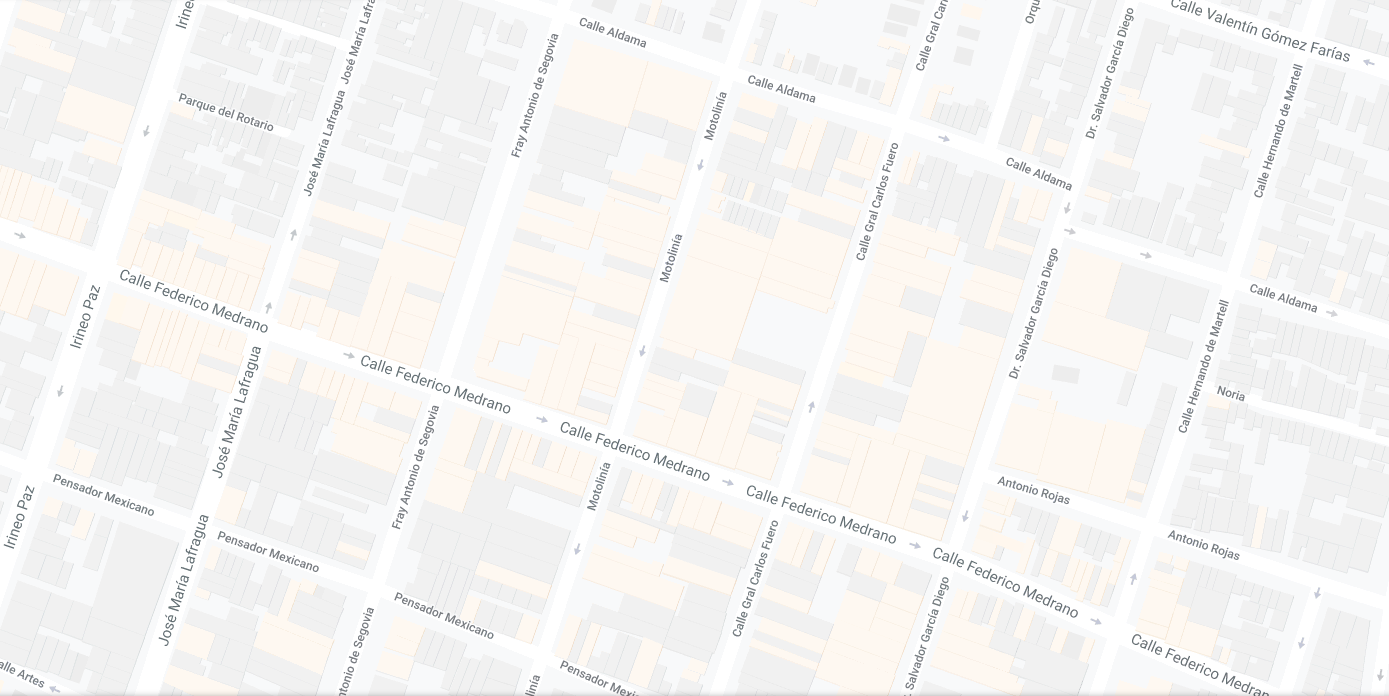
#> input picture 9 - Algorimo de Prim/mapa.png, 1389 x 696 px, found by its file name
$ python bug.py   (older library calls are emulated)
#> lines starting #> are read from the running program, lines starting #| are printed output that depends on the picture; after the words box and inside, x2 and y2 are one past the last pixel; in counts of white or black regions, pixels touching at a corner belong together
import cv2
import numpy as np
# con esta funcion reviso si un punto ya esta en alguna de mis listas


def isInTheList(elemento, arreglo, indice=0):
    for i in arreglo:
        if np.array_equal(i, elemento):
            return True
    return False


def calculaPeso(a1, a2):
    return ((a1[0]-a2[0]) ** 2 + (a1[1]-a2[1]) ** 2) ** .5


def puntoMedio(p1, p2, presition):
    if presition <= 1:
        return None

    x = (p1[0] + p2[0])/2
    y = (p1[1] + p2[1])/2
    medio = [x, y]
    pixeles = [medio]

    puntos1 = [puntoMedio(p1, medio, presition/2),
               puntoMedio(medio, p2, presition/2)]
    for p in puntos1:
        if p != None:
            pixeles.extend(p)

    return pixeles


def estaConectado(imagen, a1, a2, presiscion=8):
    a2 = a1
    for p in puntoMedio(a1, a2, presiscion):
        if imagen[int(p[1])][int(p[0])][0] != 0:
            return False
    return True


# para cargar el mapa
mapa = cv2.imread('mapa.png')
#> mapa is the input picture: shape (696, 1389, 3); mean B, G, R 242.9, 244.3, 245.5
# pasamos la imagen a escala de grises
gray = cv2.cvtColor(mapa, cv2.COLOR_BGR2GRAY)
# muestro la imagen en escala de grises
cv2.imshow('mapa', gray)
# obtengo un binarizacion en blaco todos lo pixeles cuyo valor en sea entre 254 y 255
ret, th1 = cv2.threshold(gray, 254, 255, cv2.THRESH_BINARY)
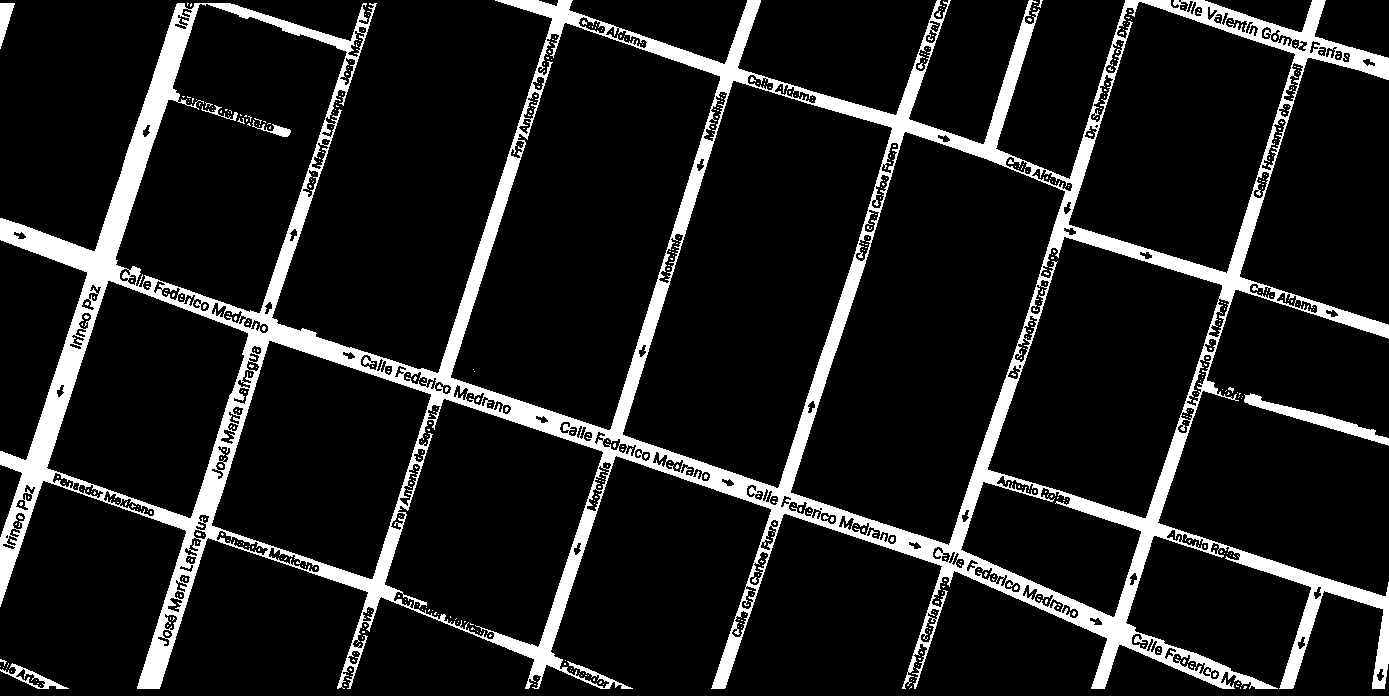
#> th1: shape (696, 1389); 11.8% white; 542 white regions (533 under 20 px), largest, box (x1, y1, x2, y2) and area: (0, 0, 1389, 689) 109649, (1244, 393, 1389, 446) 1476, (0, 663, 69, 689) 438
# hago un kernel de 11x11 de unos. Los Kernels se acostumbra hacerse de tamaño no par y cuadrados
# para que se den una idea algo asi:
"""
1 1 1 1 1 1 1 1 1 1 1
1 1 1 1 1 1 1 1 1 1 1
1 1 1 1 1 1 1 1 1 1 1
1 1 1 1 1 1 1 1 1 1 1
1 1 1 1 1 1 1 1 1 1 1
1 1 1 1 1 1 1 1 1 1 1
1 1 1 1 1 1 1 1 1 1 1
1 1 1 1 1 1 1 1 1 1 1
1 1 1 1 1 1 1 1 1 1 1
1 1 1 1 1 1 1 1 1 1 1
1 1 1 1 1 1 1 1 1 1 1
"""
kernel = np.ones((11, 11), np.uint8)
# aplico un filtro de dilatacion. Este filtro hace que los puntos los puntos blancos se expandan
# probocando que algunos puntitos negros desaparecan #le pueden hacer un cv.imshow para que vean el resultado
th1 = cv2.dilate(th1, kernel, 1)
#> th1: shape (696, 1389); 25.7% white; 3 white regions, box (x1, y1, x2, y2) and area: (0, 0, 1389, 694) 246101, (0, 654, 74, 694) 1736, (0, 0, 20, 54) 751
kernel = np.ones((11, 11), np.uint8)
# Despues aplico uno de erosion que hace lo opuesto al de dilatacion
th1 = cv2.erode(th1, kernel, 1)
#> th1: shape (696, 1389); 14.6% white; 5 white regions (2 under 20 px), largest, box (x1, y1, x2, y2) and area: (0, 0, 1389, 689) 140319, (0, 659, 69, 689) 771, (0, 0, 15, 49) 406
# aplico un flitro gausiando de 5x5  para suavisar los bordes
th1 = cv2.GaussianBlur(th1, (5, 5), cv2.BORDER_DEFAULT)
# muestro como queda mi mapa
cv2.imshow('thres', th1)
# Aplico la deteccion de Esquinas de Harris. para mas informacion consulten https://docs.opencv.org/3.4/dc/d0d/tutorial_py_features_harris.html
dst = cv2.cornerHarris(th1, 2, 3, 0.05)
ret, dst = cv2.threshold(dst, 0.04*dst.max(), 255, 0)
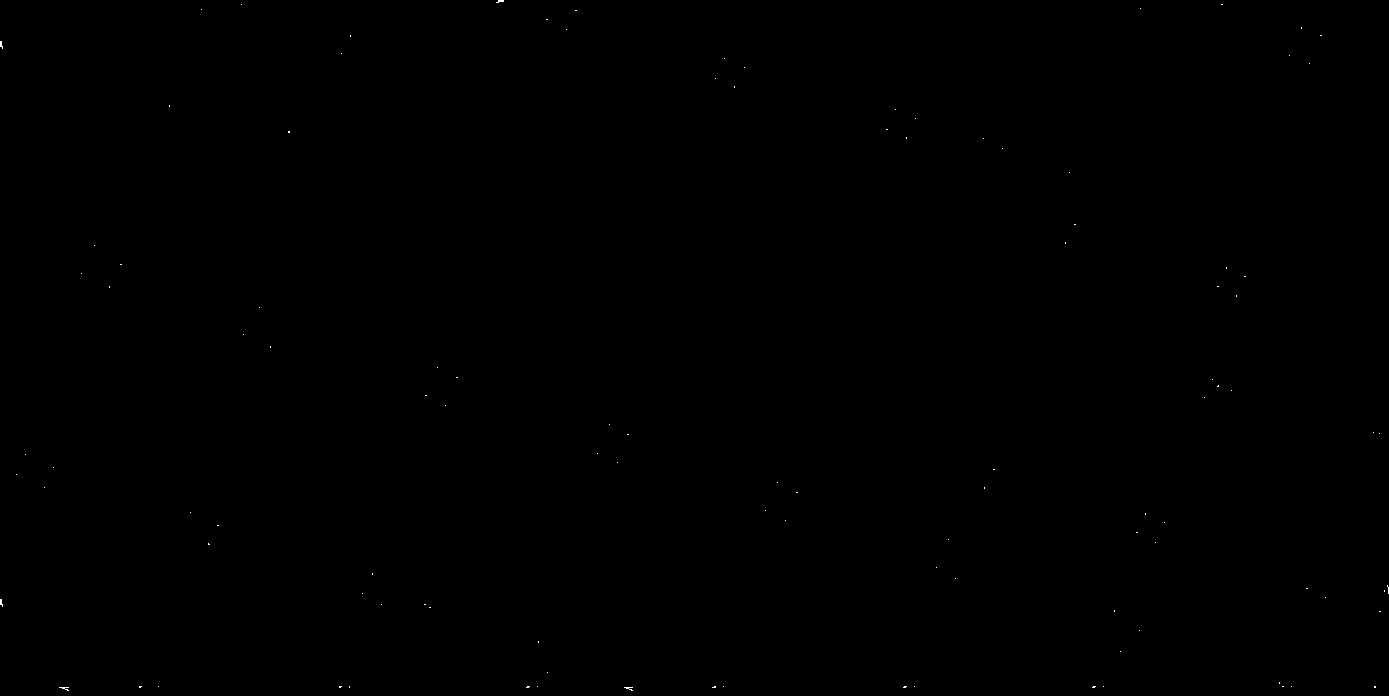
#> dst: shape (696, 1389) float32; 0.03% white in thin lines or dots
#> ret = 4.62e-05
dst = np.uint8(dst)
#> dst: shape (696, 1389); 0.03% white in thin lines or dots
ret, th2 = cv2.threshold(th1, 235, 255, cv2.THRESH_BINARY)
#> th2: shape (696, 1389); 11.2% white; 3 white regions, box (x1, y1, x2, y2) and area: (0, 0, 1389, 687) 107269, (0, 661, 60, 687) 508, (0, 0, 13, 42) 310
th2 = cv2.dilate(th2, kernel, 1)
#> th2: shape (696, 1389); 22.3% white; 3 white regions, box (x1, y1, x2, y2) and area: (0, 0, 1389, 692) 214039, (0, 656, 65, 692) 1363, (0, 0, 18, 47) 610
# aqui devuelvo la imagen binarizada a tres canales
th2 = cv2.cvtColor(th2, cv2.COLOR_GRAY2BGR)
# find centroids
ret, labels, stats, centroids = cv2.connectedComponentsWithStats(
    dst, 30, cv2.CV_32S)
#> labels: shape (696, 1389) int32; 110 distinct labels, from 0 to 109
#> ret = 110; stats = 110 rows, first 6: [0, 0, 1389, 696, 966475], [496, 0, 8, 3, 15], [241, 4, 1, 1, 1], [1221, 4, 2, 1, 2], [201, 9, 1, 1, 1], [1140, 8, 1, 1, 1]; centroids = 110 pairs, first value 0.8 to 1387.8, second value 0.8 to 687.9
vertices = np.int0(centroids)
#> vertices = 110 pairs, first value 0 to 1387, second value 0 to 687

aux1 = vertices
#> aux1 has the same summary as vertices
aux2 = vertices
#> aux2 has the same summary as vertices
verticesConectados = []
aristas = []
'''
verticesConectados tiene la estructura de matriz de 3 x n
un punto a-b con peso w
indice 0: [a1x, a1y], [a2x, a2y], ... [anx ,any]
indice 1: [b1x, b1y], [b2x, b2y], ... [bnx ,bny]
indice 2:    w1     ,    w2     , ...     wn
'''
# aqui voy a buscar cuales son las esquinas que estan conectadas
for h in range(len(aux1)):
    i = aux1[h]
    for k in range(h+1, len(aux2)):
        j = aux2[k]
        if estaConectado(th2, i, j, presiscion=16):
            curr_list = [i, j]
            aristas.append(curr_list)
            curr_list.append(calculaPeso(i, j))
            verticesConectados.append(curr_list)
#> this loop made 110 passes


# aqui yo dibujo mis lineas de las aristas de color verde, el uno es el grueso de la linea
# arista[0]   y arista[1]  tienen la forma de [fila, columna]
for arista in aristas:
    cv2.line(th2, tuple(arista[0]), tuple(arista[1]), (0, 255, 0), 1)
#> this loop made 109 passes
#> arista on passes 1 to 12: [[694, 347], [499, 0], 398], [[694, 347], [241, 4], 568.2], [[694, 347], [1221, 4], 628.8], [[694, 347], [201, 9], 597.7], [[694, 347], [1140, 8], 560.2], [[694, 347], [575, 10], 357.4], [[694, 347], [546, 19], 359.8], [[694, 347], [1301, 27], 686.2], [[694, 347], [566, 29], 342.8], [[694, 347], [350, 35], 464.4], [[694, 347], [1320, 35], 699.4], [[694, 347], [0, 44], 757.3]
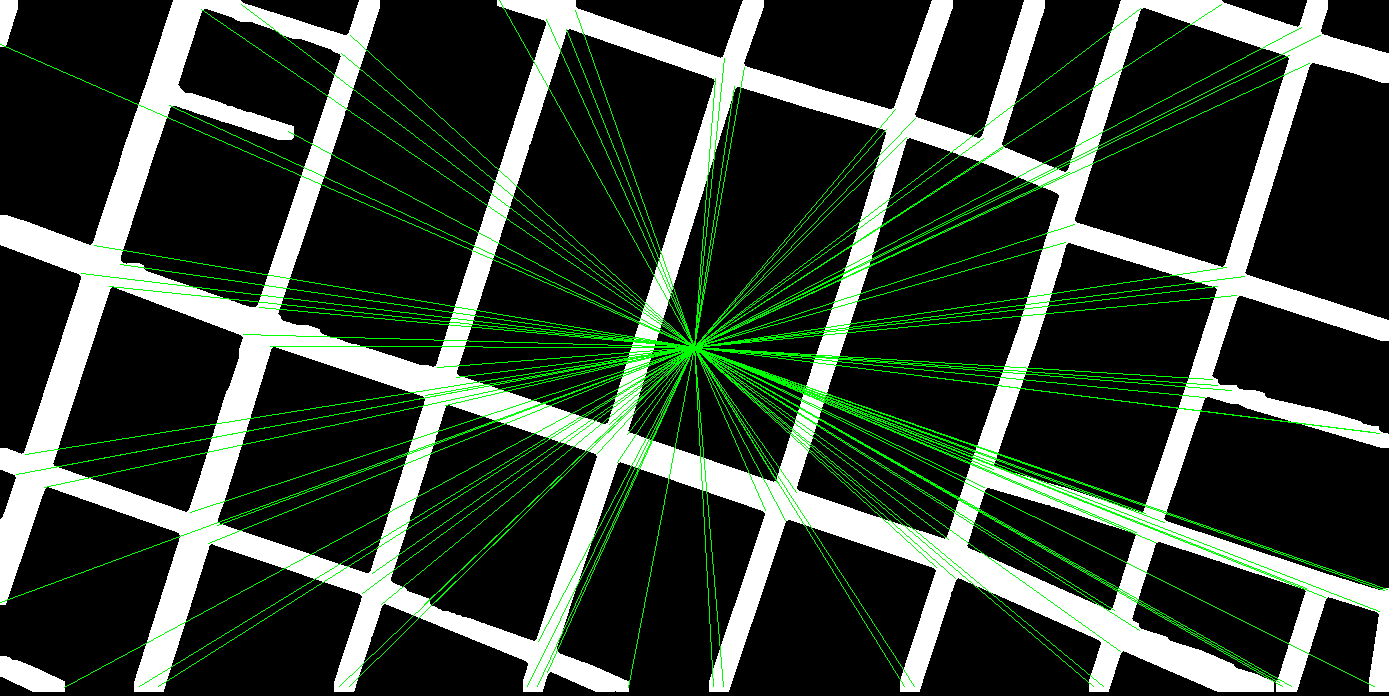
#> th2: shape (696, 1389, 3); mean B, G, R 54.5, 65.5, 54.5

# aqui pinto los puntos de las esquinas que son circulos de de radio de 5 pixeles, el -1 indica que van rellenados los circulos
# point tiene la forma [fila, columna]
for point in vertices:
    cv2.circle(th2, (point[0], point[1]), 5, (255, 0, 0), -1)
    cv2.waitKey(1)
#> this loop made 110 passes
#> point on passes 1 to 12: [694, 347], [499, 0], [241, 4], [1221, 4], [201, 9], [1140, 8], [575, 10], [546, 19], [1301, 27], [566, 29], [350, 35], [1320, 35]
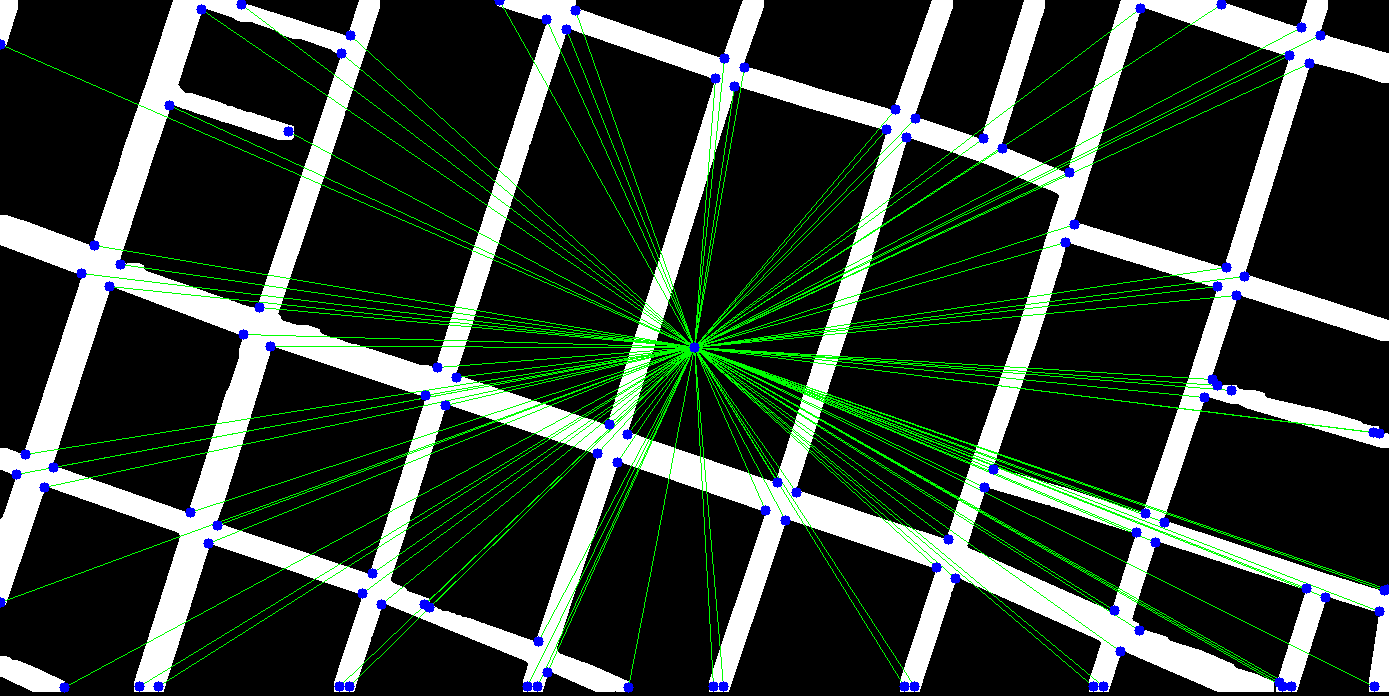
#> th2: shape (696, 1389, 3); 0.89% of pixels changed, all inside (x1, y1, x2, y2) = (0, 0, 1389, 693)


# aqui muestro como quedo de chingon el grafo
cv2.imwrite('./mapa_grafo_bug.jpg', th2)
cv2.imshow('points', th2)
cv2.waitKey()
cv2.destroyAllWindows()
